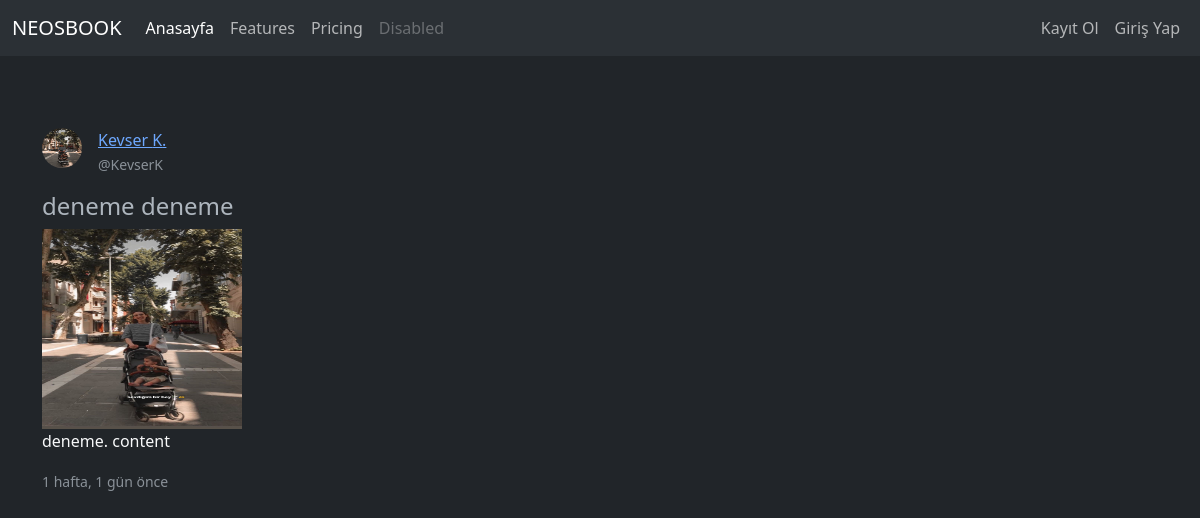
/post-detail/d58dd186-37f4-486d-8946-edf7b6b595a9/deneme-deneme, run on the app's committed database.
### posts/models.py (models this page shows, shortened)
class Post(models.Model):
    id=models.UUIDField(primary_key=True, default=uuid.uuid4, editable=False)
    owner = models.ForeignKey(Profile, related_name="Owners", on_delete=models.CASCADE, verbose_name="Yazar")
    title = models.CharField(max_length=100, verbose_name='Başlık')
    content = RichTextField(max_length=500)
    image = models.FileField(upload_to='posts', verbose_name='Thumbnail')
    created_at= models.DateTimeField(auto_now=True)
    like = models.ManyToManyField(Profile, verbose_name='Beğenenler', related_name='likes', blank=True)
    dislike = models.ManyToManyField(Profile, verbose_name='Beğenmeyenler', related_name='dislikes', blank=True)
    isPublish = models.BooleanField(default=False, verbose_name='Yayınla')
    slug= models.SlugField(null=True, blank=True, editable=False)

### user/models.py (models this page shows, shortened)
class Profile(models.Model):
    id=models.UUIDField(primary_key= True, default=uuid.uuid4, editable=False)
    user = models.OneToOneField(User, on_delete=models.CASCADE)
    name = models.CharField(max_length=100, verbose_name='İsim')
    surname = models.CharField(max_length=100, verbose_name='Soyisim')
    bio = models.TextField(max_length=500, verbose_name='Hakkımda', default='Merhaba ben bir blog yazarıyım.')
    image= models.FileField(upload_to='profiles/', null=True, verbose_name='Profil Resmi', default='profile/default.jpeg')
    created_at = models.DateTimeField(auto_now_add=True, verbose_name= 'Oluşturulma Tarihi')
    follow = models.ManyToManyField('self', verbose_name='Takip', blank=True, symmetrical=False, related_name='takip')
    followers = models.ManyToManyField('self', verbose_name='Takipçiler', blank=True, symmetrical=False,related_name='takipci')
    slug = models.SlugField(null=True, blank=True, editable=False)

### posts/views.py (the view)
# urls.py: path('post-detail/<str:postId>/<str:slug>',detail,  name='detail')
def detail(request, postId, slug):
    post= Post.objects.get(id= postId, slug=slug)
    context = {
        'post': post
    }
    return render(request, 'detail.html', context)

### templates/detail.html (shortened to what this page needs)
{% extends "index.html" %}
{% load static %
{%load humanize%}
{% block content %}
    <div class="row">
        <div class="col-12 my-4">
            <div class="d-flex">
                <img src="{{post.owner.image.url}}" alt="" width="40" height="40" class="rounded-5 me-3" >
                <p>
                    <a href="{% url 'profile' post.owner.slug %}">{{post.owner.name}} {{post.owner.surname|slice:"1"}}.</a>
                    <br>
                    <small class="text-muted">@{{post.owner.user.username}} </small>
                </p>
            </div>
            <h4> {{post.title}} </h4>
            <img src="{{post.image.url}}" width="200" height="200" alt="">
            <p>
                <a href="{% url 'detail' post.id post.slug %}" class="text-decoration-none text-light">
                {{post.content|safe}}</a>
            </p>
            <small class="text-muted"> {{post.created_at|naturaltime}} </small>
        </div>
    </div>
{% endblock content %}

### data on the page
Post: owner.image (picture), owner.name "Kevser", owner.surname "K", owner.user.username "KevserK", title "deneme deneme", image (picture), content "deneme. content", created_at "1 hafta, 1 gün önce"
